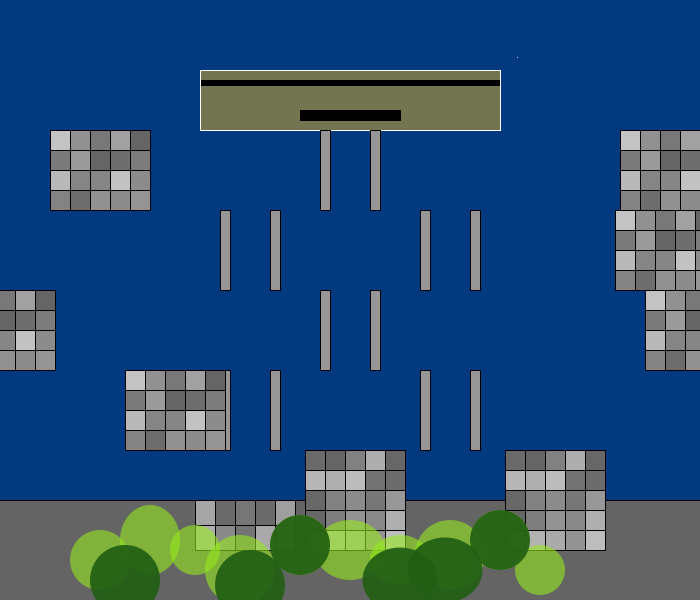
Frame 1 (no input)
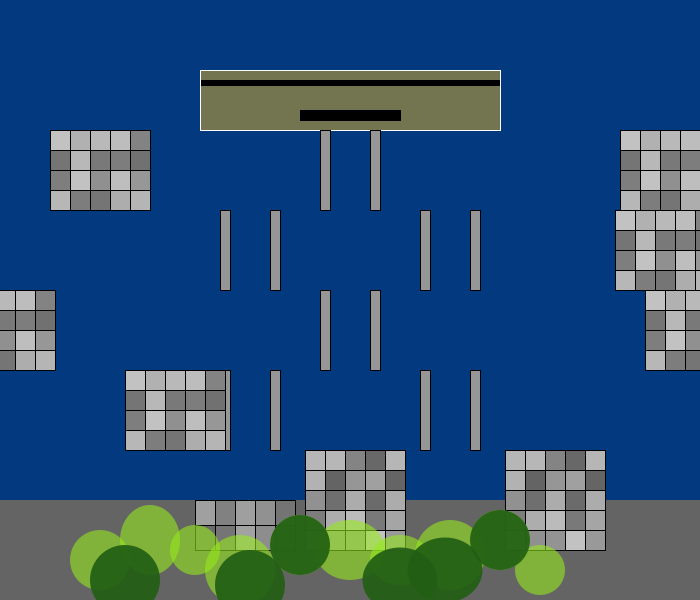
Frame 60 (the mouse pressed at the canvas centre just before this capture)
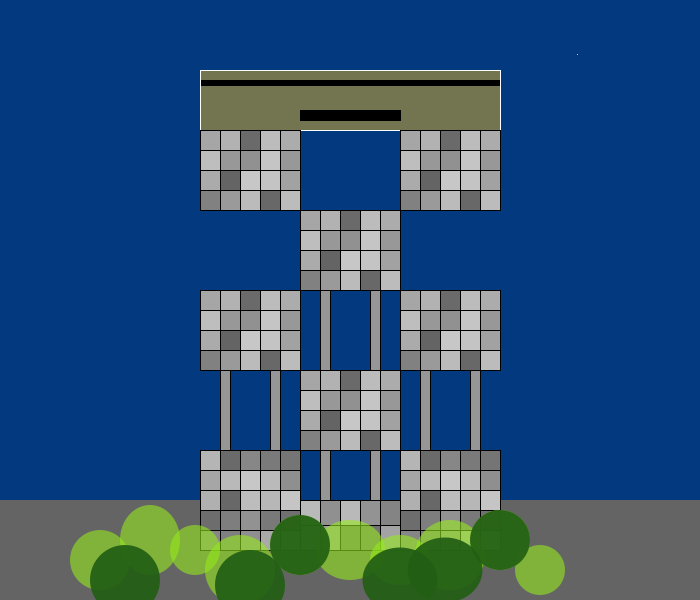
Frame 120 (the mouse held since frame 60 and released just before this capture)

The Processing sketch that drew these frames (run headless with seeded random() and noise(); from frame 60 on, the mouse is pressed at the canvas centre):

// Processing sketch: processing_111151
// ── processing_111151.pde

void setup() {
  
size(700,600);
}

void draw() {
  background(3,57,126);
  fill(100);
  rect(-1,500,width*2,100); //piso
  noFill();
  //céu
  stroke(255);
    point(random(0,800),random(0,220));
        
  
  //base predio
  rect(305+mouseX*(-0.3),450,100,100);
  rect(195+mouseX*(0.3),500,100,50);
  rect(505+mouseX*(-0.3),450,100,100);
  
  //meio predio
  rect(125+mouseX*(0.5),370,100,80);
  rect(-45+mouseX*(0.7),290,100,80);
  rect(645+mouseX*(-0.7),290,100,80);
  rect(615+mouseX*(-0.9),210,100,80);
  
  rect(620+mouseX*(-1.2),130,100,80);
  rect(49+mouseX+(1.2),130,100,80);
  
  //topo
  fill(114,117,79);
  rect(200,70,300,60);
  fill(0);
  stroke(0);
  rect(201,80,298,5);
  rect(300,110,100,10);
  
  //pilastras 
  fill(150);
  if(mouseY < 210) {  
    rect(320,130,10,80);
  rect(370,130,10,80);
  
  }
  
  if(mouseY < 290) {
  rect(220,210,10,80);
  rect(270,210,10,80);
  
  rect(420,210,10,80);
  rect(470,210,10,80);
  }
  
  if(mouseY<370) {
  rect(320,290,10,80);
  rect(370,290,10,80);
  }
  
  if(mouseY<450){
  rect(220,370,10,80);
  rect(270,370,10,80);
  
  rect(420,370,10,80);
  rect(470,370,10,80);
  }
  
  if(mouseY<500) {
  rect(320,450,10,50);
  rect(370,450,10,50);
  }
  
 //preenchimento 
 
  for( int a=200; a<300; a+=20){
    for( int b=130; b<210; b+=20) {
      fill(random(100,200));
    rect(-150+a+mouseX,b,20,20);
    rect(420+a+mouseX*(-1.2),b,20,20);
    rect(415+a+mouseX*(-0.9),b+80,20,20);
    rect(-245+a+mouseX*(0.7),b+160,20,20);
    rect(445+a+mouseX*(-0.7),b+160,20,20);
    rect(-75+a+mouseX*(0.5),b+240,20,20);
    }
  }
  
    for( int c=200; c<300; c+=20){
    for( int d=450; d<550; d+=20) {
      fill(random(100,200));
      rect(105+c+mouseX*(-0.3),d,20,20);
      rect(305+c+mouseX*(-0.3),d,20,20);
    }
    }
    
    for( int e=300; e<400; e+=20) {
      for( int f=500; f<550; f+=25) {
        fill(random(100,200));
        rect(-105+e+mouseX*(0.3),f,20,25);
      }
    }
//arvores
noStroke();
fill(150,233,27,150);
ellipse(100,560,60,60);
ellipse(150,540,60,70);
ellipse(195,550,50,50);
ellipse(240,570,70,70);
ellipse(300,545,60,60);
ellipse(350,550,70,60);
ellipse(400,560,60,50);
ellipse(450,555,70,70);
ellipse(500,540,60,60);
ellipse(540,570,50,50);

fill(34,94,20,235);
ellipse(125,580,70,70);
ellipse(300,545,60,60);
ellipse(500,540,60,60);
ellipse(250,585,70,70);
ellipse(400,580,75,65);
ellipse(445,570,75,65);
}
